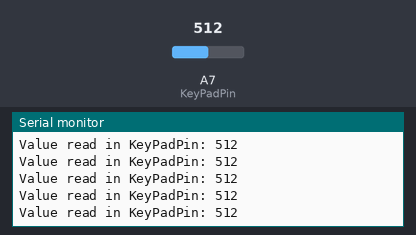
Recording of a sketch running on a simulated Arduino Nano, built with avr-gcc and run on an emulated ATmega328P. Shown: the last lines printed to the serial monitor. Inputs (shaded band) come from the test bench; at power-on: A7 (KeyPadPin) = 512.

Above: at 1.2 s.
1.3 s: A7 (KeyPadPin) set to 716
At 1.68 s:
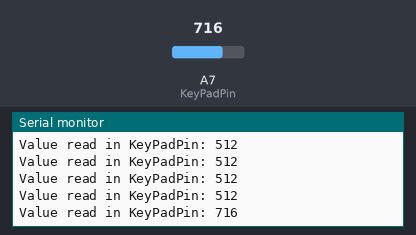
2.8 s: A7 (KeyPadPin) set to 900
At 2.94 s:
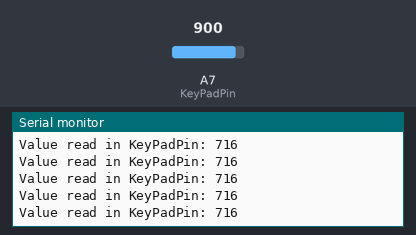
Timing chart, 0 to 5.8 s (numbered marks = the images above; inputs shaded):
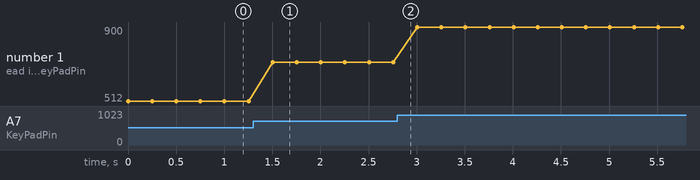

The sketch:

TestBotonera-1.0.ino
```cpp
/*
  Calibrtion and test KeyPad 2.12
  Escornabot Brivoi Compactus

  Wilmer Gaona
  01 december 2020
*/

int KeyPadPin = A7;    // select the input pin for the potentiometer
int KeyPadValue = 0;  // variable to store the value coming from the sensor

void setup() {
  // initialize the serial communication:
  Serial.begin(9600);
}

void loop() {
  // read the value from the keypad:
  KeyPadValue = analogRead(KeyPadPin);
  Serial.print("Value read in KeyPadPin: ");
  Serial.println(KeyPadValue);
  delay(250);
}
```

Measured:
- after the input at 1.3 s, the serial monitor: prints a new line after 0.20 s (image 1)
- plotted number 1: 512 → 716 after the input at 1.3 s, 716 → 900 after the input at 2.8 s
